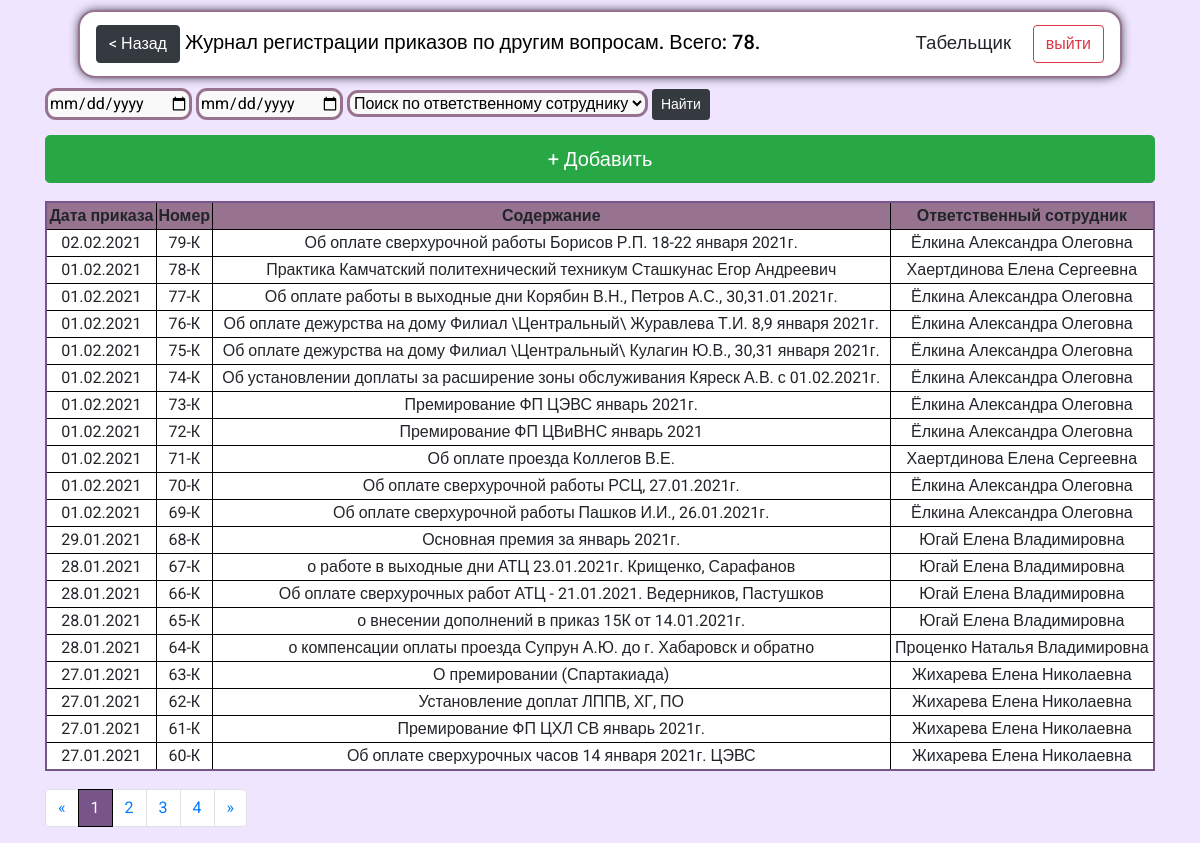
The app's page /orders_on_others/ (signed in), older data.
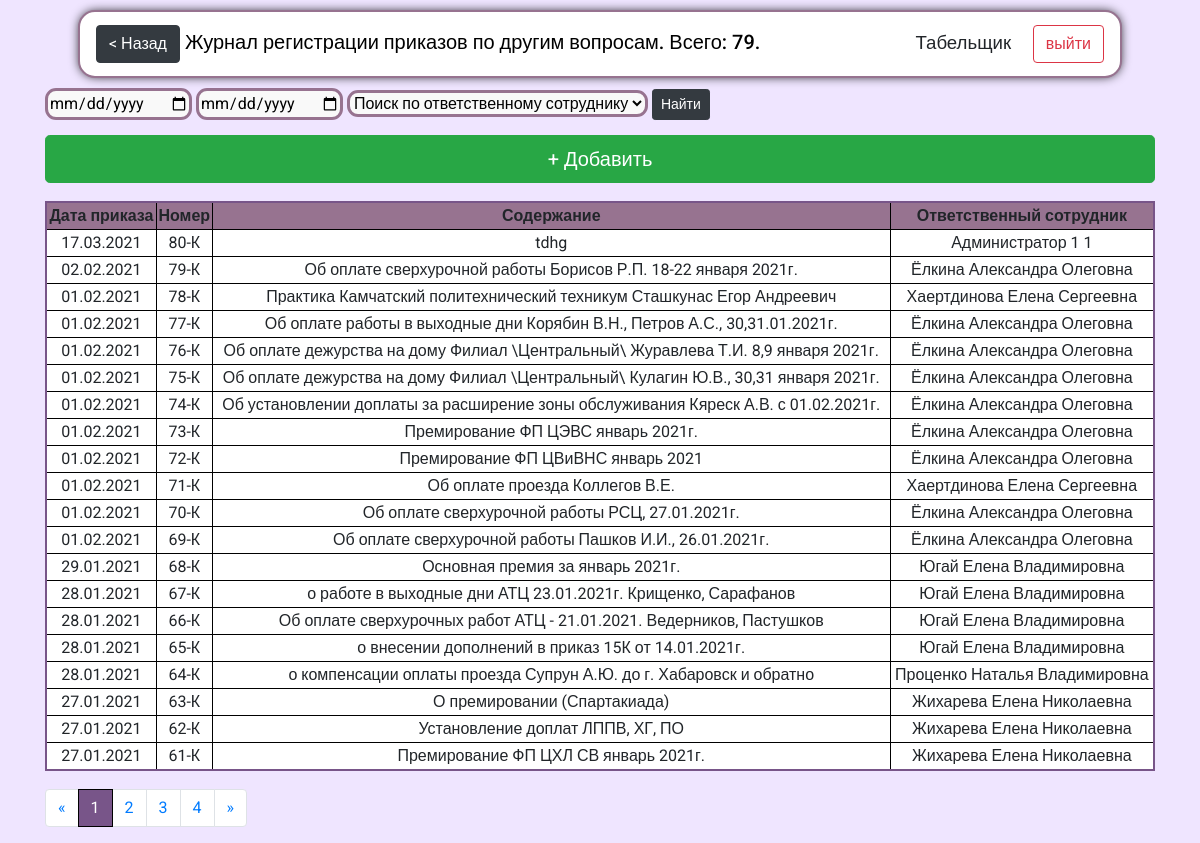
The same page, newer data.
### reg_jounals/models.py (models this page shows, shortened)
class OrdersOnOtherMatters(models.Model):
    oom_number = models.CharField(max_length=5, help_text="Введите номер приказа", verbose_name="Номер приказа", db_index=True)
    oom_date = models.DateField(help_text="Введите дату приказа", verbose_name="Дата приказа", db_index=True)
    oom_content = models.CharField(max_length=256, help_text="Введите содержание приказа", verbose_name='Содержание')
    oom_res_officer = models.CharField(blank=True, editable=False,  max_length=256, help_text="Сотрудник, который внес документ в систему ", verbose_name='Ответственный сотрудник')
    class Meta:
        ordering = ["id"]
        verbose_name = 'Приказ по другим вопросам'
        verbose_name_plural = 'Приказы по другим вопросам'

### reg_jounals/views.py (the view)
# urls.py: path('orders_on_others/', views.order_other_matters, name='orders_on_others'),
def order_other_matters(request):
    if request.user.is_authenticated:
        group = Group.objects.get(name__icontains='Сотрудник СУП')
        users = group.user_set.all()
        for user in users:
            print(user.first_name)
        res_users = User.objects.all()
        date_from = request.GET.get('oom_search_from','')
        date_to = request.GET.get('oom_search_to', '')
        res_seacrh = request.GET.get('oom_search_res','')
        if date_from and date_to and res_seacrh:
            orders = OrdersOnOtherMatters.objects.filter(oom_date__range=(date_from, date_to)).filter(oom_res_officer__icontains=res_seacrh).order_by('oom_date')
            p_orders = Paginator(orders, 1000)
            page_number = request.GET.get('page', 1)
        else:
            if res_seacrh:
                orders = OrdersOnOtherMatters.objects.filter(oom_res_officer__icontains=res_seacrh).order_by('-id')
                p_orders = Paginator(orders, 1000)
                page_number = request.GET.get('page', 1)
            else:
                if date_from and date_to:
                    orders = OrdersOnOtherMatters.objects.filter(oom_date__range=(date_from, date_to)).order_by('oom_date')
                    p_orders = Paginator(orders, 1000)
                    page_number = request.GET.get('page', 1)
                else:
                    orders = OrdersOnOtherMatters.objects.all().order_by('-id')
                    p_orders = Paginator(orders, 20)
                    page_number = request.GET.get('page', 1)
        page = p_orders.get_page(page_number)
        count = len(orders)
        return render(request, 'reg_jounals/orders_on_others.html', context={'orders':page, 'count':count, 'res_users':users})
    else:
        return render(request, 'reg_jounals/no_auth.html')

### reg_jounals/templates/reg_jounals/orders_on_others.html (shortened to what this page needs)
{%extends "reg_jounals/index.html" %}
{%block header%} <a class="btn btn-dark" href="../"> < Назад</a> Журнал регистрации приказов по другим вопросам. Всего: {{count}}.  {%endblock%}
{%block content%}
<form action="{% url 'orders_on_others' %}">
  <input type="date" id="search_date" name="oom_search_from" placeholder="C">
  <input type="date" id="search_date2" name="oom_search_to" placeholder="По">
  <select class=""  name="oom_search_res">
    <option value="">Поиск по ответственному сотруднику</option>
  </select>
  <button class="btn btn-sm btn-dark" type="submit" name="" value="Найти">Найти</button>
</form>
<a class="btn btn-success btn-lg m-bottom btn-add " href="{%url 'orders_on_others_add_url'%}"> + Добавить</a>
{% if orders %}
<table>
  <thead class="thead-dark">
  <tr class="tr-header">
    <th scope="col">Дата приказа</th>
    <th scope="col">Номер</th>
    <th scope="col">Содержание</th>
    <th scope="col">Ответственный сотрудник</th>
  </tr>
  </thead>
  {%for order in orders%}
<tr onclick="return location.href = '{% url 'orders_on_others_upd_url' id=order.id%}' ">
    <td>{{order.oom_date|date:"d.m.Y"}}</td>
    <td>{{order.oom_number}}</td>
    <td>{{order.oom_content}}</td>
    <td>{{order.oom_res_officer}}</td>
</tr>
  {%endfor%}
</table>
<nav  class="paginator" aria-label="Page navigation example">
  <ul class="pagination">
    <li class="page-item">
      <a class="page-link" href="#" aria-label="Previous">
<span aria-hidden="true">&laquo;</span>
      </a>
    </li>
{% for p in orders.paginator.page_range %}
  {% if orders.number == p%}
   <li class="page-item active"><a class="page-link" href="?page={{p}}">{{ p }}</a></li>
   {%else%}
        <li class="page-item"><a class="page-link" href="?page={{p}}">{{ p }}</a></li>
    {%endif%}
  {% endfor %}
{%if orders.has_next%}
    <li class="page-item">
      <a class="page-link" href='?page={{orders.next_page_number}}' aria-label="Next">
<span aria-hidden="true">&raquo;</span>
      </a>
    </li>
  {%else%}
  <li class="page-item disabled">
    <a class="page-link" href='#' aria-disabled='true' aria-label="Next">
      <span aria-hidden="true">&raquo;</span>
    </a>
  </li>
  {%endif%}
  </ul>
</nav>
{%else%}
<h2>Записей нет</h2>
{%endif%}
{%endblock%}

Row changes from the older to the newer data that the page shows:
no longer on this page (row unchanged): OrdersOnOtherMatters: oom_date "27.01.2021", oom_number "60-К", oom_content "Об оплате сверхурочных часов 14 января 2021г. ЦЭВС", oom_res_officer "Жихарева Елена Николаевна"
added OrdersOnOtherMatters: oom_date "17.03.2021", oom_number "80-К", oom_content "tdhg", oom_res_officer "Администратор 1 1"
Text that changed along with them:
{{ count }}: "78" → "79"
